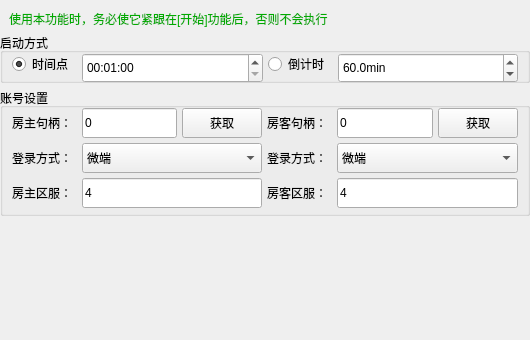
<?xml version="1.0" encoding="UTF-8"?>
<ui version="4.0">
 <class>AutoLoginParam</class>
 <widget class="QWidget" name="AutoLoginParam">
  <property name="geometry">
   <rect>
    <x>0</x>
    <y>0</y>
    <width>530</width>
    <height>340</height>
   </rect>
  </property>
  <property name="windowTitle">
   <string>Form</string>
  </property>
  <layout class="QVBoxLayout" name="verticalLayout_general" stretch="0,0,0,0">
   <property name="spacing">
    <number>5</number>
   </property>
   <property name="leftMargin">
    <number>0</number>
   </property>
   <property name="topMargin">
    <number>10</number>
   </property>
   <property name="rightMargin">
    <number>0</number>
   </property>
   <property name="bottomMargin">
    <number>0</number>
   </property>
   <item>
    <widget class="QWidget" name="widget_dsc" native="true">
     <layout class="QVBoxLayout" name="verticalLayout_dsc">
      <property name="spacing">
       <number>5</number>
      </property>
      <property name="topMargin">
       <number>0</number>
      </property>
      <property name="bottomMargin">
       <number>0</number>
      </property>
      <item>
       <widget class="QLabel" name="label_dsc">
        <property name="text">
         <string>&lt;html&gt;&lt;head/&gt;&lt;body&gt;&lt;p&gt;&lt;span style=&quot; color:#00aa00;&quot;&gt;使用本功能时，务必使它紧跟在[开始]功能后，否则不会执行&lt;/span&gt;&lt;/p&gt;&lt;/body&gt;&lt;/html&gt;</string>
        </property>
       </widget>
      </item>
     </layout>
    </widget>
   </item>
   <item>
    <widget class="QGroupBox" name="groupBox_start_way">
     <property name="minimumSize">
      <size>
       <width>0</width>
       <height>50</height>
      </size>
     </property>
     <property name="title">
      <string>启动方式</string>
     </property>
     <layout class="QHBoxLayout" name="horizontalLayout_start_way" stretch="0,0,0,0">
      <property name="spacing">
       <number>5</number>
      </property>
      <property name="topMargin">
       <number>0</number>
      </property>
      <property name="bottomMargin">
       <number>5</number>
      </property>
      <item>
       <widget class="QRadioButton" name="radioButton_start_time">
        <property name="minimumSize">
         <size>
          <width>65</width>
          <height>0</height>
         </size>
        </property>
        <property name="maximumSize">
         <size>
          <width>65</width>
          <height>16777215</height>
         </size>
        </property>
        <property name="toolTip">
         <string>若设置时间小于启动时间，则会在表示第二天的该时间开始执行</string>
        </property>
        <property name="text">
         <string>时间点</string>
        </property>
        <property name="checked">
         <bool>true</bool>
        </property>
       </widget>
      </item>
      <item>
       <widget class="QTimeEdit" name="timeEdit_start_time">
        <property name="minimumSize">
         <size>
          <width>0</width>
          <height>30</height>
         </size>
        </property>
        <property name="toolTip">
         <string>若设置时间小于启动时间，则会在表示第二天的该时间开始执行</string>
        </property>
        <property name="dateTime">
         <datetime>
          <hour>0</hour>
          <minute>1</minute>
          <second>0</second>
          <year>2000</year>
          <month>1</month>
          <day>1</day>
         </datetime>
        </property>
        <property name="displayFormat">
         <string>HH:mm:ss</string>
        </property>
        <property name="timeSpec">
         <enum>Qt::LocalTime</enum>
        </property>
       </widget>
      </item>
      <item>
       <widget class="QRadioButton" name="radioButton_start_delay">
        <property name="minimumSize">
         <size>
          <width>65</width>
          <height>0</height>
         </size>
        </property>
        <property name="maximumSize">
         <size>
          <width>65</width>
          <height>16777215</height>
         </size>
        </property>
        <property name="text">
         <string>倒计时</string>
        </property>
       </widget>
      </item>
      <item>
       <widget class="QDoubleSpinBox" name="doubleSpinBox_start_delay">
        <property name="minimumSize">
         <size>
          <width>0</width>
          <height>30</height>
         </size>
        </property>
        <property name="suffix">
         <string>min</string>
        </property>
        <property name="decimals">
         <number>1</number>
        </property>
        <property name="maximum">
         <double>1440.000000000000000</double>
        </property>
        <property name="singleStep">
         <double>60.000000000000000</double>
        </property>
        <property name="value">
         <double>60.000000000000000</double>
        </property>
       </widget>
      </item>
     </layout>
    </widget>
   </item>
   <item>
    <widget class="QGroupBox" name="groupBox_player_setting">
     <property name="title">
      <string>账号设置</string>
     </property>
     <layout class="QGridLayout" name="gridLayout_player_setting">
      <property name="topMargin">
       <number>0</number>
      </property>
      <property name="bottomMargin">
       <number>5</number>
      </property>
      <property name="spacing">
       <number>5</number>
      </property>
      <item row="0" column="0">
       <widget class="QLabel" name="label_1p_hwnd">
        <property name="minimumSize">
         <size>
          <width>65</width>
          <height>0</height>
         </size>
        </property>
        <property name="maximumSize">
         <size>
          <width>65</width>
          <height>16777215</height>
         </size>
        </property>
        <property name="text">
         <string>房主句柄：</string>
        </property>
       </widget>
      </item>
      <item row="0" column="1">
       <widget class="QLineEdit" name="lineEdit_1p_hwnd">
        <property name="minimumSize">
         <size>
          <width>0</width>
          <height>30</height>
         </size>
        </property>
        <property name="maximumSize">
         <size>
          <width>16777215</width>
          <height>30</height>
         </size>
        </property>
        <property name="text">
         <string>0</string>
        </property>
       </widget>
      </item>
      <item row="0" column="2">
       <widget class="QPushButton" name="pushButton_1p_hwnd">
        <property name="minimumSize">
         <size>
          <width>80</width>
          <height>30</height>
         </size>
        </property>
        <property name="maximumSize">
         <size>
          <width>40</width>
          <height>30</height>
         </size>
        </property>
        <property name="text">
         <string>获取</string>
        </property>
       </widget>
      </item>
      <item row="0" column="3">
       <widget class="QLabel" name="label_2p_hwnd">
        <property name="minimumSize">
         <size>
          <width>65</width>
          <height>0</height>
         </size>
        </property>
        <property name="maximumSize">
         <size>
          <width>50</width>
          <height>16777215</height>
         </size>
        </property>
        <property name="text">
         <string>房客句柄：</string>
        </property>
       </widget>
      </item>
      <item row="0" column="4">
       <widget class="QLineEdit" name="lineEdit_2p_hwnd">
        <property name="minimumSize">
         <size>
          <width>0</width>
          <height>30</height>
         </size>
        </property>
        <property name="maximumSize">
         <size>
          <width>16777215</width>
          <height>30</height>
         </size>
        </property>
        <property name="text">
         <string>0</string>
        </property>
       </widget>
      </item>
      <item row="0" column="5">
       <widget class="QPushButton" name="pushButton_2p_hwnd">
        <property name="minimumSize">
         <size>
          <width>80</width>
          <height>30</height>
         </size>
        </property>
        <property name="maximumSize">
         <size>
          <width>40</width>
          <height>30</height>
         </size>
        </property>
        <property name="text">
         <string>获取</string>
        </property>
       </widget>
      </item>
      <item row="1" column="0">
       <widget class="QLabel" name="label_1p_login_way">
        <property name="minimumSize">
         <size>
          <width>65</width>
          <height>0</height>
         </size>
        </property>
        <property name="maximumSize">
         <size>
          <width>65</width>
          <height>16777215</height>
         </size>
        </property>
        <property name="text">
         <string>登录方式：</string>
        </property>
       </widget>
      </item>
      <item row="1" column="1" colspan="2">
       <widget class="QComboBox" name="comboBox_1p_login_way">
        <property name="minimumSize">
         <size>
          <width>0</width>
          <height>30</height>
         </size>
        </property>
        <property name="maximumSize">
         <size>
          <width>16777215</width>
          <height>30</height>
         </size>
        </property>
        <item>
         <property name="text">
          <string>微端</string>
         </property>
        </item>
        <item>
         <property name="text">
          <string>360游戏大厅-4399服</string>
         </property>
        </item>
        <item>
         <property name="text">
          <string>360游戏大厅-空间3366服</string>
         </property>
        </item>
       </widget>
      </item>
      <item row="1" column="3">
       <widget class="QLabel" name="label_2p_login_way">
        <property name="minimumSize">
         <size>
          <width>65</width>
          <height>0</height>
         </size>
        </property>
        <property name="maximumSize">
         <size>
          <width>50</width>
          <height>16777215</height>
         </size>
        </property>
        <property name="text">
         <string>登录方式：</string>
        </property>
       </widget>
      </item>
      <item row="1" column="4" colspan="2">
       <widget class="QComboBox" name="comboBox_2p_login_way">
        <property name="minimumSize">
         <size>
          <width>0</width>
          <height>30</height>
         </size>
        </property>
        <property name="maximumSize">
         <size>
          <width>16777215</width>
          <height>30</height>
         </size>
        </property>
        <item>
         <property name="text">
          <string>微端</string>
         </property>
        </item>
        <item>
         <property name="text">
          <string>360游戏大厅-4399服</string>
         </property>
        </item>
        <item>
         <property name="text">
          <string>360游戏大厅-空间3366服</string>
         </property>
        </item>
       </widget>
      </item>
      <item row="2" column="0">
       <widget class="QLabel" name="label_1p_server_no">
        <property name="minimumSize">
         <size>
          <width>65</width>
          <height>0</height>
         </size>
        </property>
        <property name="maximumSize">
         <size>
          <width>65</width>
          <height>16777215</height>
         </size>
        </property>
        <property name="text">
         <string>房主区服：</string>
        </property>
       </widget>
      </item>
      <item row="2" column="1" colspan="2">
       <widget class="QLineEdit" name="lineEdit_1p_server_no">
        <property name="minimumSize">
         <size>
          <width>0</width>
          <height>30</height>
         </size>
        </property>
        <property name="maximumSize">
         <size>
          <width>16777215</width>
          <height>30</height>
         </size>
        </property>
        <property name="text">
         <string>4</string>
        </property>
       </widget>
      </item>
      <item row="2" column="3">
       <widget class="QLabel" name="label_2p_server_no">
        <property name="minimumSize">
         <size>
          <width>65</width>
          <height>0</height>
         </size>
        </property>
        <property name="maximumSize">
         <size>
          <width>50</width>
          <height>16777215</height>
         </size>
        </property>
        <property name="text">
         <string>房客区服：</string>
        </property>
       </widget>
      </item>
      <item row="2" column="4" colspan="2">
       <widget class="QLineEdit" name="lineEdit_2p_server_no">
        <property name="minimumSize">
         <size>
          <width>0</width>
          <height>30</height>
         </size>
        </property>
        <property name="maximumSize">
         <size>
          <width>16777215</width>
          <height>30</height>
         </size>
        </property>
        <property name="text">
         <string>4</string>
        </property>
       </widget>
      </item>
     </layout>
    </widget>
   </item>
   <item>
    <spacer name="verticalSpacer_bottom">
     <property name="orientation">
      <enum>Qt::Vertical</enum>
     </property>
     <property name="sizeHint" stdset="0">
      <size>
       <width>20</width>
       <height>179</height>
      </size>
     </property>
    </spacer>
   </item>
  </layout>
 </widget>
 <resources/>
 <connections/>
</ui>
